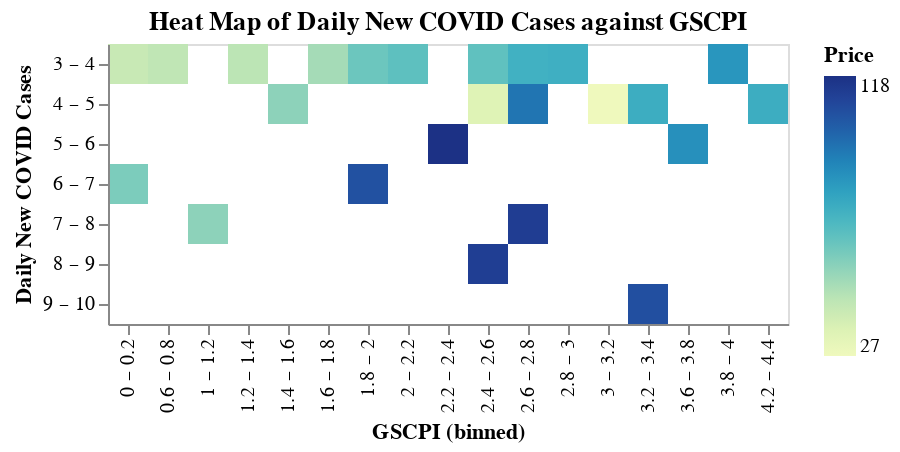

The notebook cell this image was saved under:
### Code cell
merged2['cases_log'] = np.log(merged2['new_cases_smoothed'])
alt.Chart(merged2[['Price','GSCPI','cases_log']]).mark_rect().encode(
    alt.X('GSCPI:O', bin=alt.Bin(step=0.2)),
    alt.Y('cases_log:O',scale=alt.Scale(type="log"), bin=alt.Bin(step=1), title='Daily New COVID Cases'),
    color='Price:Q'
).properties(
    title='Heat Map of Daily New COVID Cases against GSCPI'
)

### Figure 1 — Vega-Lite specification as saved in the notebook (floating-point values rounded to 4 significant figures)
{"config": {"view": {"continuousWidth": 400, "continuousHeight": 300}}, "data": {"name": "data-b0576890acd49f969040ea71e4b551dd"}, "mark": "rect", "encoding": {"color": {"field": "Price", "type": "quantitative"}, "x": {"bin": {"step": 0.2}, "field": "GSCPI", "type": "ordinal"}, "y": {"bin": {"step": 1}, "field": "cases_log", "scale": {"type": "log"}, "title": "Daily New COVID Cases", "type": "ordinal"}}, "title": "Heat Map of Daily New COVID Cases against GSCPI", "$schema": "https://vega.github.io/schema/vega-lite/v4.17.0.json", "datasets": {"data-b0576890acd49f969040ea71e4b551dd": [{"Price": 58.94, "GSCPI": 0.05, "cases_log": 6.865}, {"Price": 55.48, "GSCPI": 1.13, "cases_log": 7.846}, {"Price": 33.73, "GSCPI": 2.51, "cases_log": 4.773}, {"Price": 26.63, "GSCPI": 3.19, "cases_log": 4.869}, {"Price": 33.27, "GSCPI": 2.65, "cases_log": 3.232}, {"Price": 40.77, "GSCPI": 2.4, "cases_log": 3.123}, {"Price": 43.22, "GSCPI": 2.8, "cases_log": 3.463}, {"Price": 45.02, "GSCPI": 1.32, "cases_log": 3.822}, {"Price": 41.87, "GSCPI": 0.6, "cases_log": 3.407}, {"Price": 41.52, "GSCPI": 0.12, "cases_log": 3.748}, {"Price": 43.98, "GSCPI": 0.7, "cases_log": 3.713}, {"Price": 50.22, "GSCPI": 1.64, "cases_log": 3.187}, {"Price": 55.32, "GSCPI": 1.42, "cases_log": 4.799}, {"Price": 62.28, "GSCPI": 1.89, "cases_log": 3.382}, {"Price": 65.7, "GSCPI": 2.18, "cases_log": 3.003}, {"Price": 65.33, "GSCPI": 2.47, "cases_log": 3.351}, {"Price": 68.31, "GSCPI": 2.96, "cases_log": 3.383}, {"Price": 73.41, "GSCPI": 2.68, "cases_log": 3.692}, {"Price": 74.29, "GSCPI": 2.95, "cases_log": 3.916}, {"Price": 70.51, "GSCPI": 3.24, "cases_log": 4.432}, {"Price": 74.88, "GSCPI": 3.25, "cases_log": 4.003}, {"Price": 83.75, "GSCPI": 3.8, "cases_log": 3.778}, {"Price": 80.85, "GSCPI": 4.24, "cases_log": 4.308}, {"Price": 74.8, "GSCPI": 4.32, "cases_log": 4.77}, {"Price": 85.57, "GSCPI": 3.65, "cases_log": 5.127}, {"Price": 94.1, "GSCPI": 2.76, "cases_log": 4.951}, {"Price": 112.5, "GSCPI": 2.78, "cases_log": 7.902}, {"Price": 105.9, "GSCPI": 3.39, "cases_log": 9.849}, {"Price": 112.0, "GSCPI": 2.59, "cases_log": 8.132}, {"Price": 117.5, "GSCPI": 2.31, "cases_log": 5.148}, {"Price": 105.1, "GSCPI": 1.84, "cases_log": 6.274}]}}
